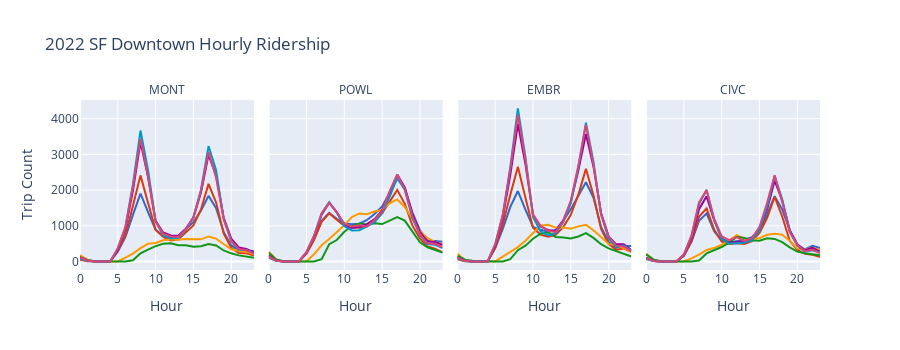

The code cell stored with this chart in its notebook:
### Code cell
#2022, station, hour, avg trips per hour, SF Downtown
all_line2022 = px.line(all2[all2['Year']=='2022'], x="Hour", y="Trip Count", 
                    color='Day', color_discrete_sequence=px.colors.qualitative.G10, facet_col = 'Station', 
                       title = "2022 SF Downtown Hourly Ridership",width=900, height=350)
all_line2022.for_each_annotation(lambda a: a.update(text=a.text.split("=")[-1]))
all_line2022.update_layout(showlegend = False)
all_line2022.show()
all_line2022.write_image("images/all_line2022.png")
all_line2022.write_html("images/all_line2022.html")
all_line2022.write_image("images/all_line2022.svg")

### Figure 1 — Plotly figure (JSON) as saved in the notebook; plotly's stock layout.template omitted (floating-point values rounded to 4 significant figures)
{"data": [{"hovertemplate": "Day=Friday<br>Station=MONT<br>Hour=%{x}<br>Trip Count=%{y}<extra></extra>", "legendgroup": "Friday", "line": {"color": "#3366CC", "dash": "solid"}, "marker": {"symbol": "circle"}, "mode": "lines", "name": "Friday", "orientation": "v", "showlegend": true, "type": "scatter", "x": [0, 1, 2, 3, 4, 5, 6, 7, 8, 9, 10, 11, 12, 13, 14, 15, 16, 17, 18, 19, 20, 21, 22, 23], "xaxis": "x", "y": [134.1, 33.06, 2.536, 1.333, 5.2, 274.0, 682.7, 1304.0, 1903.0, 1383.0, 886.3, 711.1, 679.6, 714.8, 897.2, 1103.0, 1423.0, 1838, 1494.0, 827.6, 450.4, 319.2, 294.2, 297.8], "yaxis": "y"}, {"hovertemplate": "Day=Friday<br>Station=POWL<br>Hour=%{x}<br>Trip Count=%{y}<extra></extra>", "legendgroup": "Friday", "line": {"color": "#3366CC", "dash": "solid"}, "marker": {"symbol": "circle"}, "mode": "lines", "name": "Friday", "orientation": "v", "showlegend": false, "type": "scatter", "x": [0, 1, 2, 3, 4, 5, 6, 7, 8, 9, 10, 11, 12, 13, 14, 15, 16, 17, 18, 19, 20, 21, 22, 23], "xaxis": "x2", "y": [187.9, 29.29, 2.395, 1, 4.846, 235.0, 618.5, 1142.0, 1364.0, 1197.0, 1066.0, 1044.0, 1058.0, 1164.0, 1331.0, 1543.0, 1953.0, 2318.0, 2052.0, 1376.0, 877.9, 578.5, 576.1, 552.1], "yaxis": "y2"}, {"hovertemplate": "Day=Friday<br>Station=EMBR<br>Hour=%{x}<br>Trip Count=%{y}<extra></extra>", "legendgroup": "Friday", "line": {"color": "#3366CC", "dash": "solid"}, "marker": {"symbol": "circle"}, "mode": "lines", "name": "Friday", "orientation": "v", "showlegend": false, "type": "scatter", "x": [0, 1, 2, 3, 4, 5, 6, 7, 8, 9, 10, 11, 12, 13, 14, 15, 16, 17, 18, 19, 20, 21, 22, 23], "xaxis": "x3", "y": [130.8, 21.58, 1.897, 1.769, 6.875, 376.6, 913.2, 1530.0, 1974.0, 1454.0, 965.9, 886.8, 834.3, 883.0, 1142.0, 1464.0, 1841.0, 2217.0, 1782.0, 966.6, 543.1, 389.0, 430.9, 437], "yaxis": "y3"}, {"hovertemplate": "Day=Friday<br>Station=CIVC<br>Hour=%{x}<br>Trip Count=%{y}<extra></extra>", "legendgroup": "Friday", "line": {"color": "#3366CC", "dash": "solid"}, "marker": {"symbol": "circle"}, "mode": "lines", "name": "Friday", "orientation": "v", "showlegend": false, "type": "scatter", "x": [0, 1, 2, 3, 4, 5, 6, 7, 8, 9, 10, 11, 12, 13, 14, 15, 16, 17, 18, 19, 20, 21, 22, 23], "xaxis": "x4", "y": [117.9, 21.63, 2.138, 2, 2.955, 167.6, 549.5, 1137.0, 1347.0, 847.8, 588.7, 531.0, 571.2, 612, 679.9, 893.4, 1304.0, 1829.0, 1458.0, 863.6, 476.1, 337.5, 438.5, 377.1], "yaxis": "y4"}, {"hovertemplate": "Day=Monday<br>Station=MONT<br>Hour=%{x}<br>Trip Count=%{y}<extra></extra>", "legendgroup": "Monday", "line": {"color": "#DC3912", "dash": "solid"}, "marker": {"symbol": "circle"}, "mode": "lines", "name": "Monday", "orientation": "v", "showlegend": true, "type": "scatter", "x": [0, 1, 2, 3, 4, 5, 6, 7, 8, 9, 10, 11, 12, 13, 14, 15, 16, 17, 18, 19, 20, 21, 22, 23], "xaxis": "x", "y": [49.46, 9.135, 1.75, 6.429, 3.267, 298.8, 730.9, 1564.0, 2411.0, 1636.0, 893.3, 692.1, 587.8, 624.0, 813.8, 1012.0, 1456.0, 2173.0, 1650.0, 786.5, 387.2, 236.2, 232.9, 170.4], "yaxis": "y"}, {"hovertemplate": "Day=Monday<br>Station=POWL<br>Hour=%{x}<br>Trip Count=%{y}<extra></extra>", "legendgroup": "Monday", "line": {"color": "#DC3912", "dash": "solid"}, "marker": {"symbol": "circle"}, "mode": "lines", "name": "Monday", "orientation": "v", "showlegend": false, "type": "scatter", "x": [0, 1, 2, 3, 4, 5, 6, 7, 8, 9, 10, 11, 12, 13, 14, 15, 16, 17, 18, 19, 20, 21, 22, 23], "xaxis": "x2", "y": [110.9, 18.98, 1.692, 1, 4.333, 220.0, 610.1, 1108.0, 1350.0, 1171.0, 998.2, 963.8, 942.5, 988.5, 1143.0, 1350, 1663.0, 2006.0, 1615.0, 1011.0, 647.2, 418.8, 357.8, 258.2], "yaxis": "y2"}, {"hovertemplate": "Day=Monday<br>Station=EMBR<br>Hour=%{x}<br>Trip Count=%{y}<extra></extra>", "legendgroup": "Monday", "line": {"color": "#DC3912", "dash": "solid"}, "marker": {"symbol": "circle"}, "mode": "lines", "name": "Monday", "orientation": "v", "showlegend": false, "type": "scatter", "x": [0, 1, 2, 3, 4, 5, 6, 7, 8, 9, 10, 11, 12, 13, 14, 15, 16, 17, 18, 19, 20, 21, 22, 23], "xaxis": "x3", "y": [66.4, 10.25, 1.824, 8, 3.667, 382.8, 1038.0, 1869.0, 2654.0, 1784.0, 947.5, 753.8, 692.1, 744.4, 963.0, 1307.0, 1872.0, 2594.0, 1851.0, 910.0, 488.6, 333.5, 364.6, 274.2], "yaxis": "y3"}, {"hovertemplate": "Day=Monday<br>Station=CIVC<br>Hour=%{x}<br>Trip Count=%{y}<extra></extra>", "legendgroup": "Monday", "line": {"color": "#DC3912", "dash": "solid"}, "marker": {"symbol": "circle"}, "mode": "lines", "name": "Monday", "orientation": "v", "showlegend": false, "type": "scatter", "x": [0, 1, 2, 3, 4, 5, 6, 7, 8, 9, 10, 11, 12, 13, 14, 15, 16, 17, 18, 19, 20, 21, 22, 23], "xaxis": "x4", "y": [81.1, 14.73, 2, 1.833, 3.548, 161.5, 569.6, 1251.0, 1487.0, 894.3, 555.5, 493.3, 508.8, 494, 568.4, 800.7, 1218.0, 1808.0, 1261.0, 582, 325.4, 216.8, 191.0, 136.4], "yaxis": "y4"}, {"hovertemplate": "Day=Saturday<br>Station=MONT<br>Hour=%{x}<br>Trip Count=%{y}<extra></extra>", "legendgroup": "Saturday", "line": {"color": "#FF9900", "dash": "solid"}, "marker": {"symbol": "circle"}, "mode": "lines", "name": "Saturday", "orientation": "v", "showlegend": true, "type": "scatter", "x": [0, 1, 2, 3, 4, 5, 6, 7, 8, 9, 10, 11, 12, 13, 14, 15, 16, 17, 18, 19, 20, 21, 22, 23], "xaxis": "x", "y": [181.2, 45.85, 3.048, 1, 1.25, 3.276, 109.1, 221.1, 375.2, 497.0, 519.8, 596.8, 620.4, 612.0, 632.6, 620.6, 622.0, 702.2, 642.0, 489.8, 345.2, 302.1, 269.4, 210.1], "yaxis": "y"}, {"hovertemplate": "Day=Saturday<br>Station=POWL<br>Hour=%{x}<br>Trip Count=%{y}<extra></extra>", "legendgroup": "Saturday", "line": {"color": "#FF9900", "dash": "solid"}, "marker": {"symbol": "circle"}, "mode": "lines", "name": "Saturday", "orientation": "v", "showlegend": false, "type": "scatter", "x": [0, 1, 2, 3, 4, 5, 6, 7, 8, 9, 10, 11, 12, 13, 14, 15, 16, 17, 18, 19, 20, 21, 22, 23], "xaxis": "x2", "y": [274.6, 51.88, 3.562, 2, 1.333, 5.561, 203.6, 456, 633.0, 810.9, 1013.0, 1245.0, 1346.0, 1327.0, 1398.0, 1446.0, 1629.0, 1738.0, 1526.0, 1200.0, 852.5, 655.0, 550.5, 481.0], "yaxis": "y2"}, {"hovertemplate": "Day=Saturday<br>Station=EMBR<br>Hour=%{x}<br>Trip Count=%{y}<extra></extra>", "legendgroup": "Saturday", "line": {"color": "#FF9900", "dash": "solid"}, "marker": {"symbol": "circle"}, "mode": "lines", "name": "Saturday", "orientation": "v", "showlegend": false, "type": "scatter", "x": [0, 1, 2, 3, 4, 5, 6, 7, 8, 9, 10, 11, 12, 13, 14, 15, 16, 17, 18, 19, 20, 21, 22, 23], "xaxis": "x3", "y": [222.1, 36.44, 2.63, 1.6, 1.5, 3.465, 135.5, 260.4, 404.6, 584.7, 783.8, 1008.0, 1028.0, 947.2, 949.6, 915.6, 983.7, 1025.0, 874.7, 672.6, 492.6, 457.8, 365.6, 286.7], "yaxis": "y3"}, {"hovertemplate": "Day=Saturday<br>Station=CIVC<br>Hour=%{x}<br>Trip Count=%{y}<extra></extra>", "legendgroup": "Saturday", "line": {"color": "#FF9900", "dash": "solid"}, "marker": {"symbol": "circle"}, "mode": "lines", "name": "Saturday", "orientation": "v", "showlegend": false, "type": "scatter", "x": [0, 1, 2, 3, 4, 5, 6, 7, 8, 9, 10, 11, 12, 13, 14, 15, 16, 17, 18, 19, 20, 21, 22, 23], "xaxis": "x4", "y": [218.9, 50.08, 3.897, 1, 1, 3.548, 90.62, 192.7, 321.7, 377.1, 469.0, 590.2, 740.2, 633.9, 608.6, 654.2, 749.5, 777.6, 750.2, 583.1, 362.1, 329.9, 387.1, 324.9], "yaxis": "y4"}, {"hovertemplate": "Day=Sunday<br>Station=MONT<br>Hour=%{x}<br>Trip Count=%{y}<extra></extra>", "legendgroup": "Sunday", "line": {"color": "#109618", "dash": "solid"}, "marker": {"symbol": "circle"}, "mode": "lines", "name": "Sunday", "orientation": "v", "showlegend": true, "type": "scatter", "x": [0, 1, 2, 3, 4, 5, 6, 7, 8, 9, 10, 11, 12, 13, 14, 15, 16, 17, 18, 19, 20, 21, 22, 23], "xaxis": "x", "y": [124.4, 36.09, 7.349, 10.83, 1.25, 1, 1.727, 34.02, 228.6, 333.9, 428.8, 499.8, 510.1, 458.3, 457.8, 413.9, 426.2, 489.1, 449.9, 310, 229.7, 172.6, 147.6, 105.4], "yaxis": "y"}, {"hovertemplate": "Day=Sunday<br>Station=POWL<br>Hour=%{x}<br>Trip Count=%{y}<extra></extra>", "legendgroup": "Sunday", "line": {"color": "#109618", "dash": "solid"}, "marker": {"symbol": "circle"}, "mode": "lines", "name": "Sunday", "orientation": "v", "showlegend": false, "type": "scatter", "x": [0, 1, 2, 3, 4, 5, 6, 7, 8, 9, 10, 11, 12, 13, 14, 15, 16, 17, 18, 19, 20, 21, 22, 23], "xaxis": "x2", "y": [243.6, 54.51, 7.791, 14, 1, 1.4, 2.3, 67.79, 485.2, 602.0, 832.6, 993.6, 1065.0, 1034.0, 1068.0, 1049.0, 1153.0, 1241.0, 1146.0, 839.7, 536.3, 399.9, 326.0, 248.1], "yaxis": "y2"}, {"hovertemplate": "Day=Sunday<br>Station=EMBR<br>Hour=%{x}<br>Trip Count=%{y}<extra></extra>", "legendgroup": "Sunday", "line": {"color": "#109618", "dash": "solid"}, "marker": {"symbol": "circle"}, "mode": "lines", "name": "Sunday", "orientation": "v", "showlegend": false, "type": "scatter", "x": [0, 1, 2, 3, 4, 5, 6, 7, 8, 9, 10, 11, 12, 13, 14, 15, 16, 17, 18, 19, 20, 21, 22, 23], "xaxis": "x3", "y": [162.3, 51.66, 19.85, 9.125, 1.333, 1.462, 2.972, 66.42, 316.8, 445.4, 637.4, 778.8, 815.7, 683.5, 670.0, 647.1, 701.1, 793.5, 661.1, 484.1, 368.2, 290.2, 200.8, 142.1], "yaxis": "y3"}, {"hovertemplate": "Day=Sunday<br>Station=CIVC<br>Hour=%{x}<br>Trip Count=%{y}<extra></extra>", "legendgroup": "Sunday", "line": {"color": "#109618", "dash": "solid"}, "marker": {"symbol": "circle"}, "mode": "lines", "name": "Sunday", "orientation": "v", "showlegend": false, "type": "scatter", "x": [0, 1, 2, 3, 4, 5, 6, 7, 8, 9, 10, 11, 12, 13, 14, 15, 16, 17, 18, 19, 20, 21, 22, 23], "xaxis": "x4", "y": [200.7, 53.11, 7, 11.4, 1, 1, 1.643, 26.6, 226.7, 309.2, 405.5, 536.2, 691.0, 661.5, 588.5, 582.2, 648.9, 633.5, 543.1, 399.0, 276.3, 230.7, 203.2, 172.3], "yaxis": "y4"}, {"hovertemplate": "Day=Thursday<br>Station=MONT<br>Hour=%{x}<br>Trip Count=%{y}<extra></extra>", "legendgroup": "Thursday", "line": {"color": "#990099", "dash": "solid"}, "marker": {"symbol": "circle"}, "mode": "lines", "name": "Thursday", "orientation": "v", "showlegend": true, "type": "scatter", "x": [0, 1, 2, 3, 4, 5, 6, 7, 8, 9, 10, 11, 12, 13, 14, 15, 16, 17, 18, 19, 20, 21, 22, 23], "xaxis": "x", "y": [112.3, 30.5, 2.419, 1.286, 3.171, 328.6, 904.8, 1985.0, 3346.0, 2363.0, 1138.0, 814.3, 727.8, 719.9, 920.1, 1230.0, 1932.0, 2985.0, 2414.0, 1232.0, 642.4, 393.6, 354.0, 256.2], "yaxis": "y"}, {"hovertemplate": "Day=Thursday<br>Station=POWL<br>Hour=%{x}<br>Trip Count=%{y}<extra></extra>", "legendgroup": "Thursday", "line": {"color": "#990099", "dash": "solid"}, "marker": {"symbol": "circle"}, "mode": "lines", "name": "Thursday", "orientation": "v", "showlegend": false, "type": "scatter", "x": [0, 1, 2, 3, 4, 5, 6, 7, 8, 9, 10, 11, 12, 13, 14, 15, 16, 17, 18, 19, 20, 21, 22, 23], "xaxis": "x2", "y": [159.0, 27.98, 2.972, 1, 6.652, 251.7, 701.1, 1309.0, 1648.0, 1374.0, 1033.0, 941.5, 968.0, 1045.0, 1187.0, 1431.0, 1924.0, 2435.0, 2074.0, 1329.0, 822.5, 562, 547.5, 464.4], "yaxis": "y2"}, {"hovertemplate": "Day=Thursday<br>Station=EMBR<br>Hour=%{x}<br>Trip Count=%{y}<extra></extra>", "legendgroup": "Thursday", "line": {"color": "#990099", "dash": "solid"}, "marker": {"symbol": "circle"}, "mode": "lines", "name": "Thursday", "orientation": "v", "showlegend": false, "type": "scatter", "x": [0, 1, 2, 3, 4, 5, 6, 7, 8, 9, 10, 11, 12, 13, 14, 15, 16, 17, 18, 19, 20, 21, 22, 23], "xaxis": "x3", "y": [116.0, 22.96, 1.812, 2.533, 4.204, 438.6, 1231.0, 2435.0, 3857.0, 2724.0, 1314.0, 979.2, 881.9, 852.7, 1151.0, 1664.0, 2555.0, 3567.0, 2655.0, 1356.0, 705.6, 481.8, 485.5, 320.1], "yaxis": "y3"}, {"hovertemplate": "Day=Thursday<br>Station=CIVC<br>Hour=%{x}<br>Trip Count=%{y}<extra></extra>", "legendgroup": "Thursday", "line": {"color": "#990099", "dash": "solid"}, "marker": {"symbol": "circle"}, "mode": "lines", "name": "Thursday", "orientation": "v", "showlegend": false, "type": "scatter", "x": [0, 1, 2, 3, 4, 5, 6, 7, 8, 9, 10, 11, 12, 13, 14, 15, 16, 17, 18, 19, 20, 21, 22, 23], "xaxis": "x4", "y": [99.79, 17.79, 1.704, 1.25, 3.522, 180.6, 659.8, 1464.0, 1825.0, 1158.0, 650.3, 526.0, 549.4, 566.3, 637.4, 900.8, 1452.0, 2262.0, 1709.0, 877.5, 476.2, 315.2, 382.2, 275.1], "yaxis": "y4"}, {"hovertemplate": "Day=Tuesday<br>Station=MONT<br>Hour=%{x}<br>Trip Count=%{y}<extra></extra>", "legendgroup": "Tuesday", "line": {"color": "#0099C6", "dash": "solid"}, "marker": {"symbol": "circle"}, "mode": "lines", "name": "Tuesday", "orientation": "v", "showlegend": true, "type": "scatter", "x": [0, 1, 2, 3, 4, 5, 6, 7, 8, 9, 10, 11, 12, 13, 14, 15, 16, 17, 18, 19, 20, 21, 22, 23], "xaxis": "x", "y": [80.79, 23.56, 1.875, 1.333, 3.647, 373.4, 957, 2164.0, 3665.0, 2554.0, 1120.0, 730.2, 642.9, 667.0, 885.0, 1236.0, 2008.0, 3229.0, 2554.0, 1189.0, 562.9, 331.1, 319.7, 231.4], "yaxis": "y"}, {"hovertemplate": "Day=Tuesday<br>Station=POWL<br>Hour=%{x}<br>Trip Count=%{y}<extra></extra>", "legendgroup": "Tuesday", "line": {"color": "#0099C6", "dash": "solid"}, "marker": {"symbol": "circle"}, "mode": "lines", "name": "Tuesday", "orientation": "v", "showlegend": false, "type": "scatter", "x": [0, 1, 2, 3, 4, 5, 6, 7, 8, 9, 10, 11, 12, 13, 14, 15, 16, 17, 18, 19, 20, 21, 22, 23], "xaxis": "x2", "y": [111.2, 19.23, 2, 1, 4.1, 266.5, 720.3, 1343.0, 1660.0, 1379.0, 984.9, 870.9, 875.8, 981.0, 1103.0, 1349.0, 1808.0, 2348.0, 2002.0, 1212.0, 746.5, 488.5, 472.4, 374.8], "yaxis": "y2"}, {"hovertemplate": "Day=Tuesday<br>Station=EMBR<br>Hour=%{x}<br>Trip Count=%{y}<extra></extra>", "legendgroup": "Tuesday", "line": {"color": "#0099C6", "dash": "solid"}, "marker": {"symbol": "circle"}, "mode": "lines", "name": "Tuesday", "orientation": "v", "showlegend": false, "type": "scatter", "x": [0, 1, 2, 3, 4, 5, 6, 7, 8, 9, 10, 11, 12, 13, 14, 15, 16, 17, 18, 19, 20, 21, 22, 23], "xaxis": "x3", "y": [90.5, 16.12, 1.727, 2.143, 4.346, 483.1, 1294.0, 2647.0, 4282.0, 2921.0, 1243, 846.7, 732.8, 789.5, 1097.0, 1634.0, 2637.0, 3886.0, 2790.0, 1310.0, 640.8, 412.2, 446.4, 308.0], "yaxis": "y3"}, {"hovertemplate": "Day=Tuesday<br>Station=CIVC<br>Hour=%{x}<br>Trip Count=%{y}<extra></extra>", "legendgroup": "Tuesday", "line": {"color": "#0099C6", "dash": "solid"}, "marker": {"symbol": "circle"}, "mode": "lines", "name": "Tuesday", "orientation": "v", "showlegend": false, "type": "scatter", "x": [0, 1, 2, 3, 4, 5, 6, 7, 8, 9, 10, 11, 12, 13, 14, 15, 16, 17, 18, 19, 20, 21, 22, 23], "xaxis": "x4", "y": [73.13, 13.54, 1.52, 2, 3.535, 190.9, 717.0, 1611.0, 2001.0, 1162.0, 631.9, 498.5, 511.0, 523.4, 599.6, 878.6, 1518.0, 2400.0, 1739.0, 831.7, 444.4, 275.1, 316.6, 256.2], "yaxis": "y4"}, {"hovertemplate": "Day=Wednesday<br>Station=MONT<br>Hour=%{x}<br>Trip Count=%{y}<extra></extra>", "legendgroup": "Wednesday", "line": {"color": "#DD4477", "dash": "solid"}, "marker": {"symbol": "circle"}, "mode": "lines", "name": "Wednesday", "orientation": "v", "showlegend": true, "type": "scatter", "x": [0, 1, 2, 3, 4, 5, 6, 7, 8, 9, 10, 11, 12, 13, 14, 15, 16, 17, 18, 19, 20, 21, 22, 23], "xaxis": "x", "y": [107.9, 27.52, 1.618, 1.625, 3.222, 362.2, 962.4, 2097.0, 3439.0, 2385.0, 1114.0, 780.1, 703.2, 687.1, 904.9, 1238.0, 1975.0, 3068.0, 2343.0, 1191.0, 583.7, 352.1, 313.7, 221.7], "yaxis": "y"}, {"hovertemplate": "Day=Wednesday<br>Station=POWL<br>Hour=%{x}<br>Trip Count=%{y}<extra></extra>", "legendgroup": "Wednesday", "line": {"color": "#DD4477", "dash": "solid"}, "marker": {"symbol": "circle"}, "mode": "lines", "name": "Wednesday", "orientation": "v", "showlegend": false, "type": "scatter", "x": [0, 1, 2, 3, 4, 5, 6, 7, 8, 9, 10, 11, 12, 13, 14, 15, 16, 17, 18, 19, 20, 21, 22, 23], "xaxis": "x2", "y": [142.6, 23.52, 2.694, 1.333, 4.069, 260.7, 723.0, 1350.0, 1639, 1386.0, 1058.0, 980.6, 1013.0, 983.9, 1163.0, 1403.0, 1969.0, 2428.0, 2026.0, 1274.0, 764.1, 508.1, 497.9, 400.2], "yaxis": "y2"}, {"hovertemplate": "Day=Wednesday<br>Station=EMBR<br>Hour=%{x}<br>Trip Count=%{y}<extra></extra>", "legendgroup": "Wednesday", "line": {"color": "#DD4477", "dash": "solid"}, "marker": {"symbol": "circle"}, "mode": "lines", "name": "Wednesday", "orientation": "v", "showlegend": false, "type": "scatter", "x": [0, 1, 2, 3, 4, 5, 6, 7, 8, 9, 10, 11, 12, 13, 14, 15, 16, 17, 18, 19, 20, 21, 22, 23], "xaxis": "x3", "y": [109.9, 19.63, 1.758, 2.769, 4.021, 479.2, 1318.0, 2594.0, 4107.0, 2849.0, 1308.0, 1000.0, 860.0, 823.5, 1134.0, 1707.0, 2685.0, 3832.0, 2691.0, 1351.0, 696.8, 444.0, 419.3, 291.1], "yaxis": "y3"}, {"hovertemplate": "Day=Wednesday<br>Station=CIVC<br>Hour=%{x}<br>Trip Count=%{y}<extra></extra>", "legendgroup": "Wednesday", "line": {"color": "#DD4477", "dash": "solid"}, "marker": {"symbol": "circle"}, "mode": "lines", "name": "Wednesday", "orientation": "v", "showlegend": false, "type": "scatter", "x": [0, 1, 2, 3, 4, 5, 6, 7, 8, 9, 10, 11, 12, 13, 14, 15, 16, 17, 18, 19, 20, 21, 22, 23], "xaxis": "x4", "y": [102.6, 15.85, 2.286, 2.2, 3.077, 202, 724.5, 1653.0, 2004.0, 1199.0, 704.6, 598.8, 684.3, 569.0, 654.3, 970.2, 1635.0, 2412.0, 1670.0, 835.6, 458.9, 291.3, 327.5, 233.9], "yaxis": "y4"}], "layout": {"annotations": [{"font": {}, "showarrow": false, "text": "MONT", "x": 0.1175, "xanchor": "center", "xref": "paper", "y": 1, "yanchor": "bottom", "yref": "paper"}, {"font": {}, "showarrow": false, "text": "POWL", "x": 0.3725, "xanchor": "center", "xref": "paper", "y": 1, "yanchor": "bottom", "yref": "paper"}, {"font": {}, "showarrow": false, "text": "EMBR", "x": 0.6275, "xanchor": "center", "xref": "paper", "y": 1, "yanchor": "bottom", "yref": "paper"}, {"font": {}, "showarrow": false, "text": "CIVC", "x": 0.8825, "xanchor": "center", "xref": "paper", "y": 1, "yanchor": "bottom", "yref": "paper"}], "height": 350, "legend": {"title": {"text": "Day"}, "tracegroupgap": 0}, "showlegend": false, "title": {"text": "2022 SF Downtown Hourly Ridership"}, "width": 900, "xaxis": {"anchor": "y", "autorange": true, "domain": [0, 0.235], "range": [0, 23], "title": {"text": "Hour"}, "type": "linear"}, "xaxis2": {"anchor": "y2", "autorange": true, "domain": [0.255, 0.49], "matches": "x", "range": [0, 23], "title": {"text": "Hour"}, "type": "linear"}, "xaxis3": {"anchor": "y3", "autorange": true, "domain": [0.51, 0.745], "matches": "x", "range": [0, 23], "title": {"text": "Hour"}, "type": "linear"}, "xaxis4": {"anchor": "y4", "autorange": true, "domain": [0.765, 1.0], "matches": "x", "range": [0, 23], "title": {"text": "Hour"}, "type": "linear"}, "yaxis": {"anchor": "x", "autorange": true, "domain": [0, 1], "range": [-236.8, 4520.0], "title": {"text": "Trip Count"}, "type": "linear"}, "yaxis2": {"anchor": "x2", "autorange": true, "domain": [0, 1], "matches": "y", "range": [-236.8, 4520.0], "showticklabels": false, "type": "linear"}, "yaxis3": {"anchor": "x3", "autorange": true, "domain": [0, 1], "matches": "y", "range": [-236.8, 4520.0], "showticklabels": false, "type": "linear"}, "yaxis4": {"anchor": "x4", "autorange": true, "domain": [0, 1], "matches": "y", "range": [-236.8, 4520.0], "showticklabels": false, "type": "linear"}}}
